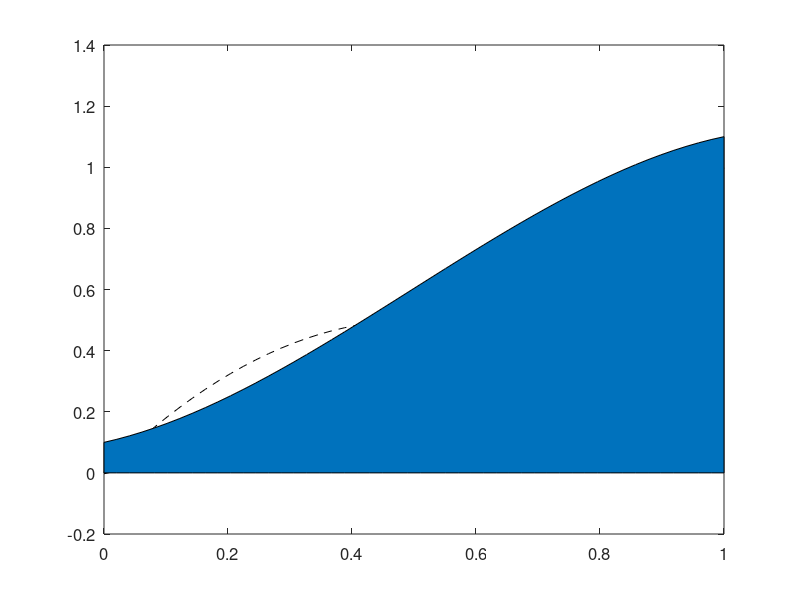

Source code (MATLAB): (Note: this script raises an error after producing the figure.)
function bottlenose_driver

    % preliminary calls
    close all;
    set(0,'defaultaxesfontsize',12);
    set(0,'defaulttextfontsize',12);

    global X;

    % parameters
    X.ep = .1; % noise parameter
    X.n = 4; % #of knots
    X.N = 50; % #of nodes
    X.tol = 1.e-10; 

    % importance function
    I = @(r) 2*r.*(1-r);
    X.I0 = @(s,t) integral(@(r) I(r),s,t,'AbsTol',X.tol,'RelTol',X.tol);
    X.I1 = @(s,t) integral(@(r) r.*I(r),s,t,'AbsTol',X.tol,'RelTol',X.tol);

    % knots
    X.Q = (cos(pi*((X.n-1):-1:0)./(X.n-1))+1)./2; % chebychev knots
    
    % solve
    a0 = [0;1;zeros(X.n-2,1)];
    [a,e] = fsolve(@(s) F(s),a0,optimset('MaxFunEvals',1.e4));
    disp(norm(e));
    
    % grid
    q = linspace(0,1,X.N); 
    m = M(q,a);
    
    % plot
    plot(q,m,'-k','linewidth',2); hold on;
    plot(q,I(q),'--k'); hold on;
    
    A1 = area(q,m+X.ep); hold on;
    A1(1).FaceColor = .75*ones(1,3);
    A1(1).LineStyle = 'none';
    A2 = area(q,m-X.ep,-X.ep); hold on;
    A2(1).FaceColor = 'w';
    A2(1).LineStyle = 'none';
    
    plot(q,zeros(size(q)),'-k'); hold on;
    plot(q,ones(size(q)),'-k'); hold on;
    plot(zeros(size(q)),linspace(-2*X.ep,1+2*X.ep,X.N),'-k'); hold on;
    plot(ones(size(q)),linspace(-2*X.ep,1+2*X.ep,X.N),'-k'); hold on;
    plot(q,(1+X.ep)*ones(size(q)),'-k'); hold on;
    plot(q,-X.ep*ones(size(q)),'-k'); hold on;

    plot(q,m,'-k','linewidth',2); hold on;
    plot(q,I(q),'--k'); hold on;
    
    legend('message','importance','location','northwest');

    axis([-X.ep,1+X.ep,-2*X.ep,1+2*X.ep]);
    xlabel('$q$','interpreter','latex');
    ylabel('$m$','interpreter','latex');
    set(gca,'ticklabelinterpreter','latex','xtick',[0,1],'ytick',[-X.ep,0,1,1+X.ep],'yticklabels',{'$-\bar{\epsilon}$','$0$','$1$','$1+\bar{\epsilon}$'});
    axis square; 
    
end

function y = F(a)
    global X;
    y = zeros(X.n-1,1);
    % Euler-Lagrange
    for i = 2:X.n-1
        q = X.Q(i);
        qu = min([fzero(@(s)M(s,a)-M(q,a)-2*X.ep,q,optimset('TolX',X.tol)),1]);
        qd = max([fzero(@(s)M(s,a)-M(q,a)+2*X.ep,q,optimset('TolX',X.tol)),0]);
        y(i) = X.I1(qu,q)./X.I0(qu,q)+X.I1(q,qd)./X.I0(q,qd)-2*q;
    end
    % endpoints
    y(1) = M(0,a);
    y(X.n) = 1-M(1,a);
end

function y = M(q,a)
    global X;
    z = zeros(length(q),X.n);
    z(:,1) = ones(length(q),1); z(:,2) = q(:);
    for j = 3:X.n
        z(:,j)=2*q(:).*z(:,j-1)-z(:,j-2);
    end
    y = z*a;
end